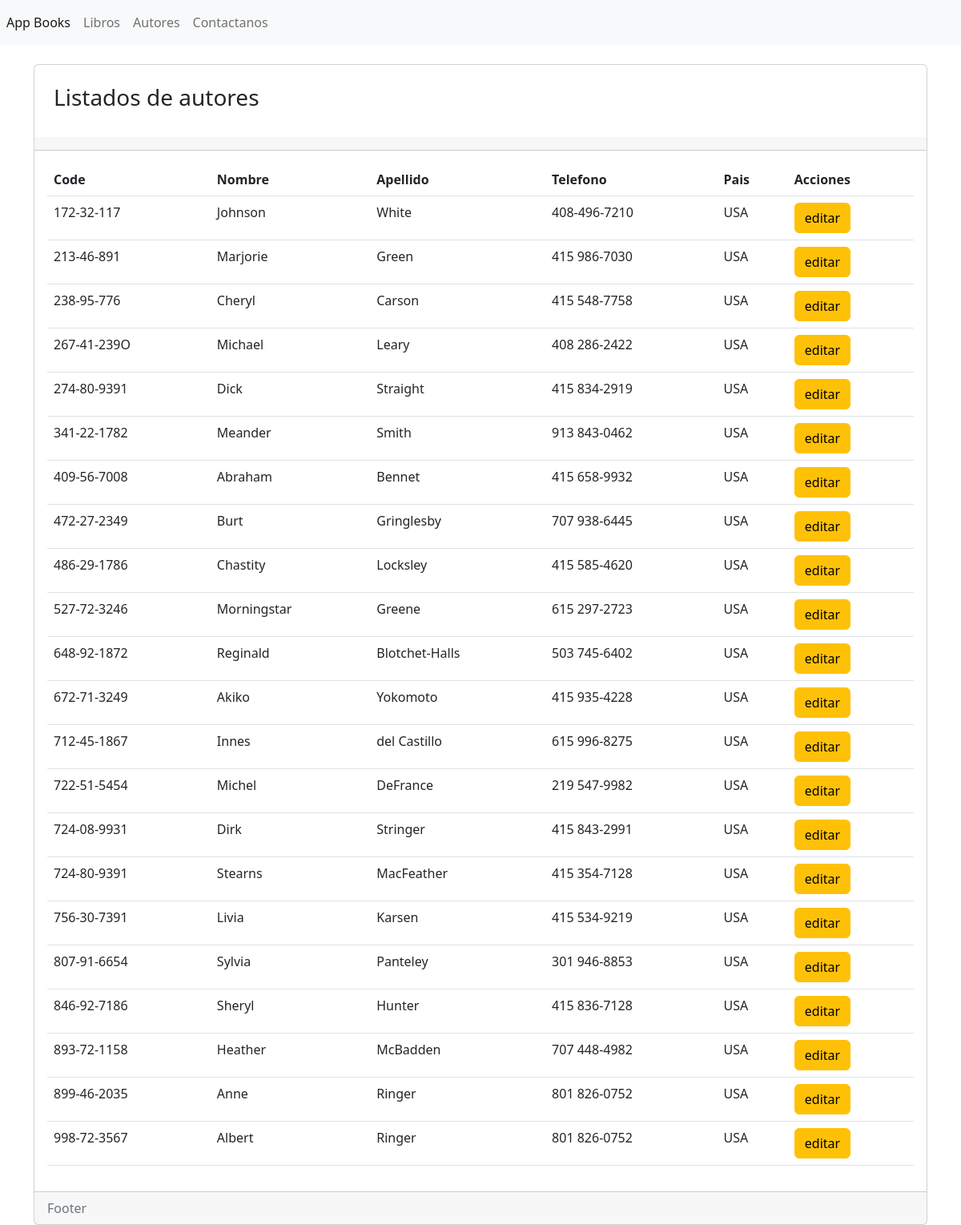
The page /secciones/autores/index.php on the database its author committed.
### tables this page shows
CREATE TABLE `autores` (
  `id_autor` varchar(11) NOT NULL,
  `apellido` varchar(15) NOT NULL,
  `nombre` varchar(15) NOT NULL,
  `telefono` varchar(12) NOT NULL,
  `direccion` varchar(20) NOT NULL,
  `ciudad` varchar(15) NOT NULL,
  `estado` varchar(2) NOT NULL,
  `pais` varchar(3) NOT NULL,
  `cod_postal` int(5) NOT NULL
);

### secciones/autores/index.php (the view)
<?php
include("../../connectionPDO.php");
$query = $pdo->prepare("SELECT * FROM `autores`");
$query->execute();
$list_tbl_autores = $query->fetchAll(PDO::FETCH_ASSOC);
?>
<?php include("../../templates/header.php") ?>
<br />
<div class="card">
    <h3 class="p-4"> Listados de autores </h3>
    <div class="card-header">
    </div>
    <div class="card-body">
        <div class="table-responsive">
            <table class="table ">
                <thead>
                    <tr>
                        <th scope="col">Code</th>
                        <th scope="col">Nombre</th>
                        <th scope="col">Apellido</th>
                        <th scope="col">Telefono</th>
                        <th scope="col">Pais</th>
                        <th scope="col">Acciones</th>
                    </tr>
                </thead>
                <tbody>
                    <?php foreach ($list_tbl_autores as $registro) { ?>
                        <tr class="">
                            <td scope="row"><?php echo $registro['id_autor'];  ?></td>
                            <td><?php echo $registro['nombre'];  ?></td>
                            <td><?php echo $registro['apellido'];  ?></td>
                            <td><?php echo $registro['telefono'];  ?></td>
                            <td><?php echo $registro['pais'];  ?></td>
                            <td><button class="btn btn-warning">editar</button></td>
                        </tr>
                    <?php } ?>
                </tbody>
            </table>
        </div>
    </div>
    <div class="card-footer text-muted">
        Footer
    </div>
</div>
<?php include("../../templates/footer.php") ?>

### connectionPDO.php (shortened to what this page needs)
<!DOCTYPE html>
<html lang="en">
<head>
</head>
<body>
</body>
</html>

### templates/header.php (shortened to what this page needs)
<?php
    $urlBase = "http://localhost:8080/bookshop/"
?>
<!doctype html>
<html lang="en">
<head>
  <link href="https://cdn.jsdelivr.net/npm/bootstrap@5.2.1/dist/css/bootstrap.min.css" rel="stylesheet">
</head>
<body>
  <header>
    <nav class="navbar navbar-expand navbar-light bg-light">
      <ul class="nav navbar-nav">
        <li class="nav-item">
          <a class="nav-link active" href="<?php echo $urlBase ?> " aria-current="page">App Books <span class="visually-hidden">(current)</span></a>
        </li>
        <li class="nav-item">
          <a class="nav-link" href="<?php echo $urlBase ?>secciones/libros/">Libros</a>
        </li>
        <li class="nav-item">
          <a class="nav-link" href="<?php echo $urlBase ?>secciones/autores/">Autores</a>
        </li>
        <li class="nav-item">
          <a class="nav-link" href="<?php echo $urlBase ?>secciones/contactos/">Contactanos</a>
        </li>
      </ul>
    </nav>
  </header>
  <main class="container">

### templates/footer.php (shortened to what this page needs)
</main>
</body>
</html>

### rows shown on the page
autores: id_autor "172-32-117", nombre "Johnson", apellido "White", telefono "408-496-7210", pais "USA"
autores: id_autor "213-46-891", nombre "Marjorie", apellido "Green", telefono "415 986-7030", pais "USA"
autores: id_autor "238-95-776", nombre "Cheryl", apellido "Carson", telefono "415 548-7758", pais "USA"
autores: id_autor "267-41-239O", nombre "Michael", apellido "Leary", telefono "408 286-2422", pais "USA"
autores: id_autor "274-80-9391", nombre "Dick", apellido "Straight", telefono "415 834-2919", pais "USA"
autores: id_autor "341-22-1782", nombre "Meander", apellido "Smith", telefono "913 843-0462", pais "USA"
autores: id_autor "409-56-7008", nombre "Abraham", apellido "Bennet", telefono "415 658-9932", pais "USA"
autores: id_autor "472-27-2349", nombre "Burt", apellido "Gringlesby", telefono "707 938-6445", pais "USA"
autores: id_autor "486-29-1786", nombre "Chastity", apellido "Locksley", telefono "415 585-4620", pais "USA"
autores: id_autor "527-72-3246", nombre "Morningstar", apellido "Greene", telefono "615 297-2723", pais "USA"
autores: id_autor "648-92-1872", nombre "Reginald", apellido "Blotchet-Halls", telefono "503 745-6402", pais "USA"
autores: id_autor "672-71-3249", nombre "Akiko", apellido "Yokomoto", telefono "415 935-4228", pais "USA"
autores: id_autor "712-45-1867", nombre "Innes", apellido "del Castillo", telefono "615 996-8275", pais "USA"
autores: id_autor "722-51-5454", nombre "Michel", apellido "DeFrance", telefono "219 547-9982", pais "USA"
autores: id_autor "724-08-9931", nombre "Dirk", apellido "Stringer", telefono "415 843-2991", pais "USA"
autores: id_autor "724-80-9391", nombre "Stearns", apellido "MacFeather", telefono "415 354-7128", pais "USA"
autores: id_autor "756-30-7391", nombre "Livia", apellido "Karsen", telefono "415 534-9219", pais "USA"
autores: id_autor "807-91-6654", nombre "Sylvia", apellido "Panteley", telefono "301 946-8853", pais "USA"
autores: id_autor "846-92-7186", nombre "Sheryl", apellido "Hunter", telefono "415 836-7128", pais "USA"
autores: id_autor "893-72-1158", nombre "Heather", apellido "McBadden", telefono "707 448-4982", pais "USA"
autores: id_autor "899-46-2035", nombre "Anne", apellido "Ringer", telefono "801 826-0752", pais "USA"
autores: id_autor "998-72-3567", nombre "Albert", apellido "Ringer", telefono "801 826-0752", pais "USA"
